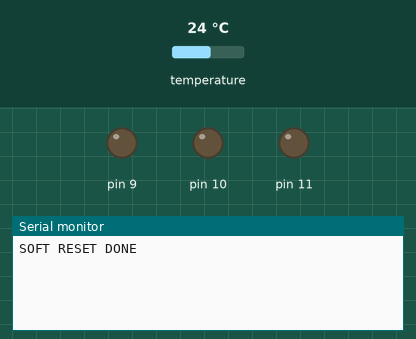
A sketch run on a simulated Arduino Uno, built with avr-gcc and run on an emulated ATmega328P. Shown: output pins drawn as LEDs (lit = HIGH), the last lines printed to the serial monitor. Wiring (inferred from the names in the program): HTU21/Si7021 sensor at I2C address 0x40. The inputs (shaded band) are chosen by the test bench; at power-on: temperature 24 °C.

Above: at 2.2 s.
2.3 s: temperature set to 12 °C
At 4.1 s:
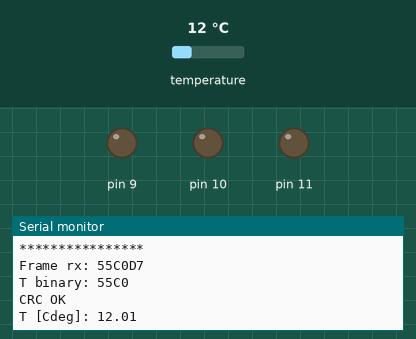
5.3 s: temperature set to 19 °C
At 8.2 s:
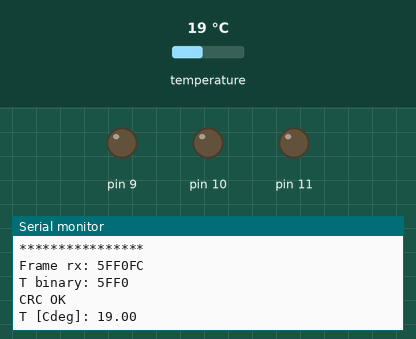

The sketch:

HTU21D.ino
```cpp
#include <Wire.h>

#define HTU21D_I2C_ADDRESS              (uint8_t)0x40

#define SOFT_RESET_CMD                  byte(0xFE)
#define TRIGGER_T_MEAS_NO_HOLD_CMD      byte(0xF3)

uint8_t DATA_MSB, DATA_LSB, CHECKSUM;
float Temp;
int16_t Temp_binary;
uint16_t TimeOut;
uint8_t CRC_CHECK;

void setup() {

  pinMode(9, OUTPUT);
  pinMode(10, OUTPUT);
  pinMode(11, OUTPUT);

  digitalWrite(9, LOW);
  digitalWrite(10, LOW);
  digitalWrite(11, LOW);
  delay(5);

  Wire.begin(); // Init I²C bus (no address for master mode)

   // start serial port at 9600 bps and wait for port to open:
  Serial.begin(9600);
  while (!Serial) {
    ; // wait for serial port to connect. Needed for native USB port only
  }
                            // Wait T>15ms in order to let time to reset internal circuitry
  delay(1000);

     // ISSUE SOFT RESET COMMAND
  Wire.beginTransmission(HTU21D_I2C_ADDRESS); // Transmit to slave device HTU21D(F)
  Wire.write(SOFT_RESET_CMD);                 // sends instruction byte
  Wire.endTransmission();                     // stop transmitting
  delay(50);

  Serial.println("SOFT RESET DONE");
}

void loop() {

  Wire.beginTransmission(HTU21D_I2C_ADDRESS); // Transmit to slave device HTU21D(F)
  Wire.write(TRIGGER_T_MEAS_NO_HOLD_CMD);     // sends instruction byte
  Wire.endTransmission();                     // stop transmitting

  delay(2000);

  Wire.requestFrom(HTU21D_I2C_ADDRESS, (uint8_t)3);    // request 3 bytes from slave device
  TimeOut = 65536;
  while ( (Wire.available()<3) && TimeOut--);

/*
  TimeOut = 65536;
  do
  {
    Wire.requestFrom(HTU21D_I2C_ADDRESS, (uint8_t)3);    // request 3 bytes from slave device
  }
  while ( (Wire.available()<3) && TimeOut--);
*/
  if(Wire.available()>=3)
  {
    DATA_MSB = Wire.read();
    DATA_LSB = Wire.read();
    CHECKSUM = Wire.read();
    Temp_binary = ((((uint16_t)DATA_MSB)<<8)+((uint16_t)DATA_LSB));
    CRC_CHECK = check_crc(Temp_binary,CHECKSUM);
    Temp_binary &= ~0x0003;
    Temp = -46.85 + (175.72/65536)*(float)Temp_binary;

    Serial.println("****************");
    Serial.print("Frame rx: ");
    Serial.print(DATA_MSB, HEX);
    Serial.print(DATA_LSB, HEX);
    Serial.println(CHECKSUM, HEX);
    Serial.print("T binary: ");
    Serial.println(Temp_binary, HEX);
    if(!CRC_CHECK)
      Serial.println("CRC OK");
     else
      Serial.println("CRC FAILED");
    Serial.print("T [Cdeg]: ");
    Serial.println(Temp);

  }
  else
  {
    Serial.println("NO REPLY RX");

    Wire.beginTransmission(HTU21D_I2C_ADDRESS); // Transmit to slave device HTU21D(F)
    Wire.write(SOFT_RESET_CMD);                 // sends instruction byte
    Wire.endTransmission();                     // stop transmitting
    delay(50);

    Serial.println("SOFT RESET DONE");
  }
}

//Give this function the 2 byte message (measurement) and the check_value byte from the HTU21D
//If it returns 0, then the transmission was good
//If it returns something other than 0, then the communication was corrupted
//From: http://www.nongnu.org/avr-libc/user-manual/group__util__crc.html
//POLYNOMIAL = 0x0131 = x^8 + x^5 + x^4 + 1 : http://en.wikipedia.org/wiki/Computation_of_cyclic_redundancy_checks
#define SHIFTED_DIVISOR 0x988000 //This is the 0x0131 polynomial shifted to farthest left of three bytes

uint8_t check_crc(uint16_t message_from_sensor, uint8_t check_value_from_sensor)
{
  //Test cases from datasheet:
  //message = 0xDC, checkvalue is 0x79
  //message = 0x683A, checkvalue is 0x7C
  //message = 0x4E85, checkvalue is 0x6B

  uint32_t remainder = (uint32_t)message_from_sensor << 8; //Pad with 8 bits because we have to add in the check value
  remainder |= check_value_from_sensor; //Add on the check value

  uint32_t divsor = (uint32_t)SHIFTED_DIVISOR;

  for (int i = 0 ; i < 16 ; i++) //Operate on only 16 positions of max 24. The remaining 8 are our remainder and should be zero when we're done.
  {
    //Serial.print("remainder: ");
    //Serial.println(remainder, BIN);
    //Serial.print("divsor:    ");
    //Serial.println(divsor, BIN);
    //Serial.println();

    if( remainder & (uint32_t)1<<(23 - i) ) //Check if there is a one in the left position
      remainder ^= divsor;

    divsor >>= 1; //Rotate the divsor max 16 times so that we have 8 bits left of a remainder
  }

  return (uint8_t)remainder;
}
```

Measured:
- after the input at 2.3 s, the serial monitor: prints a new line after 0.78 s (image 1)
- after the input at 5.3 s, the serial monitor: prints a new line after 1.8 s (image 2)
